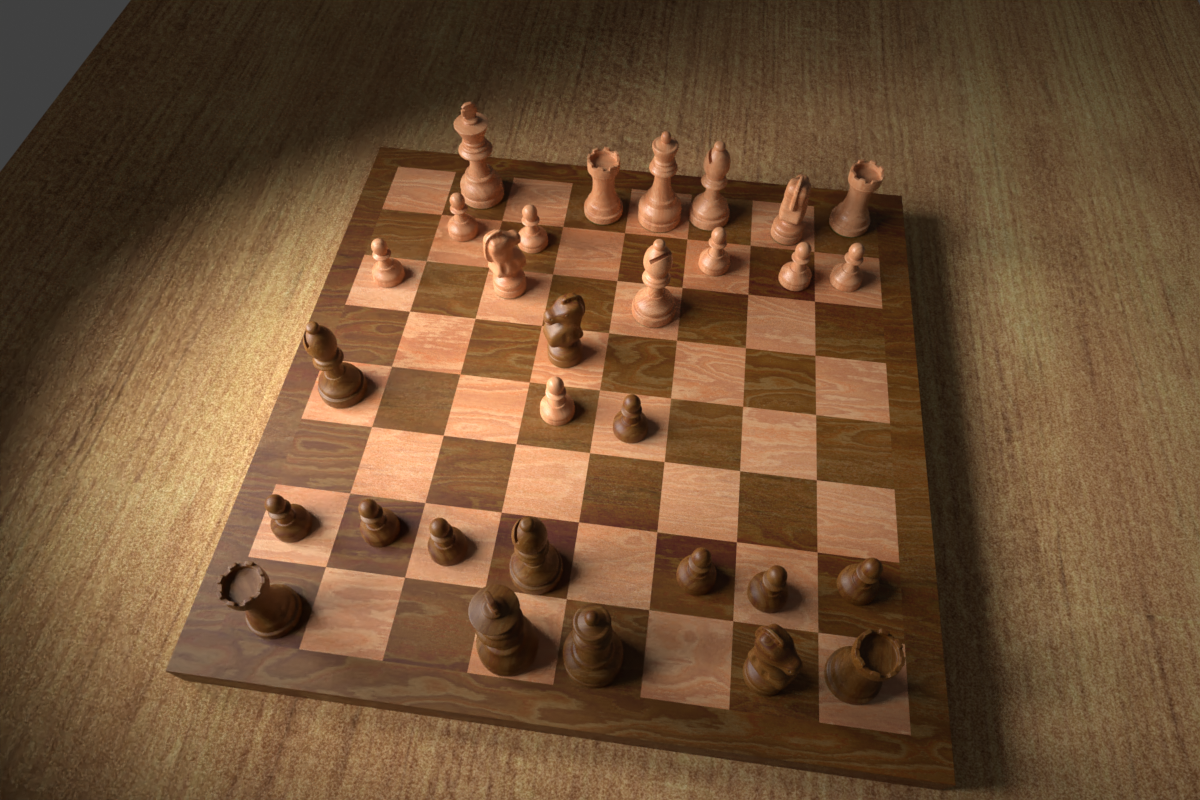
#> input picture testdata/0000.png, 1200 x 800 px
$ python -i Piececlassification.py   (imports and definitions only)
#> lines starting #> are read from the running program, lines starting #| are printed output that depends on the picture; after the words box and inside, x2 and y2 are one past the last pixel; in counts of white or black regions, pixels touching at a corner belong together
#> further down, picture is the input picture: shape (800, 1200, 3); mean B, G, R 53.3, 81, 111.4
import cv2
import numpy as np


def piece_classification(img):
    pieces = []
    gray = cv2.cvtColor(img, cv2.COLOR_BGR2GRAY)
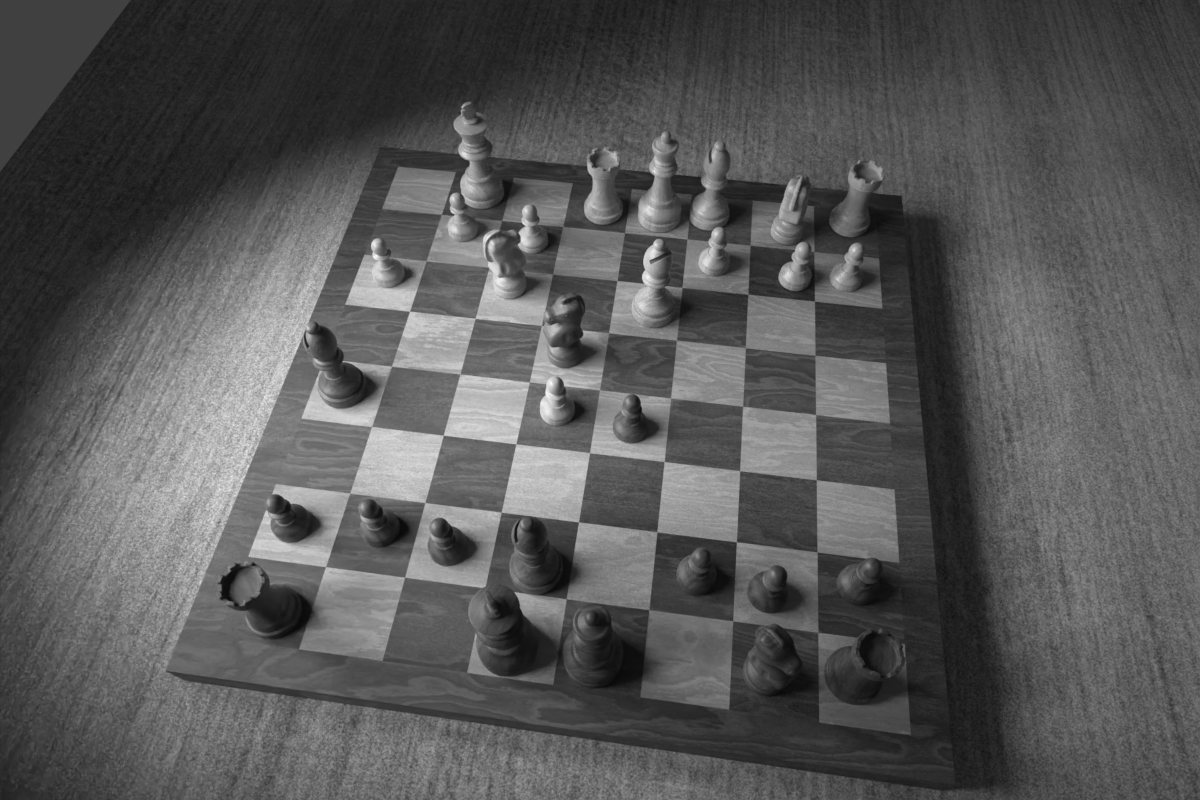
#> gray: shape (800, 1200); min 9, max 251, mean 86.9
    ret, thresh = cv2.threshold(gray, 127, 255, cv2.THRESH_BINARY_INV)
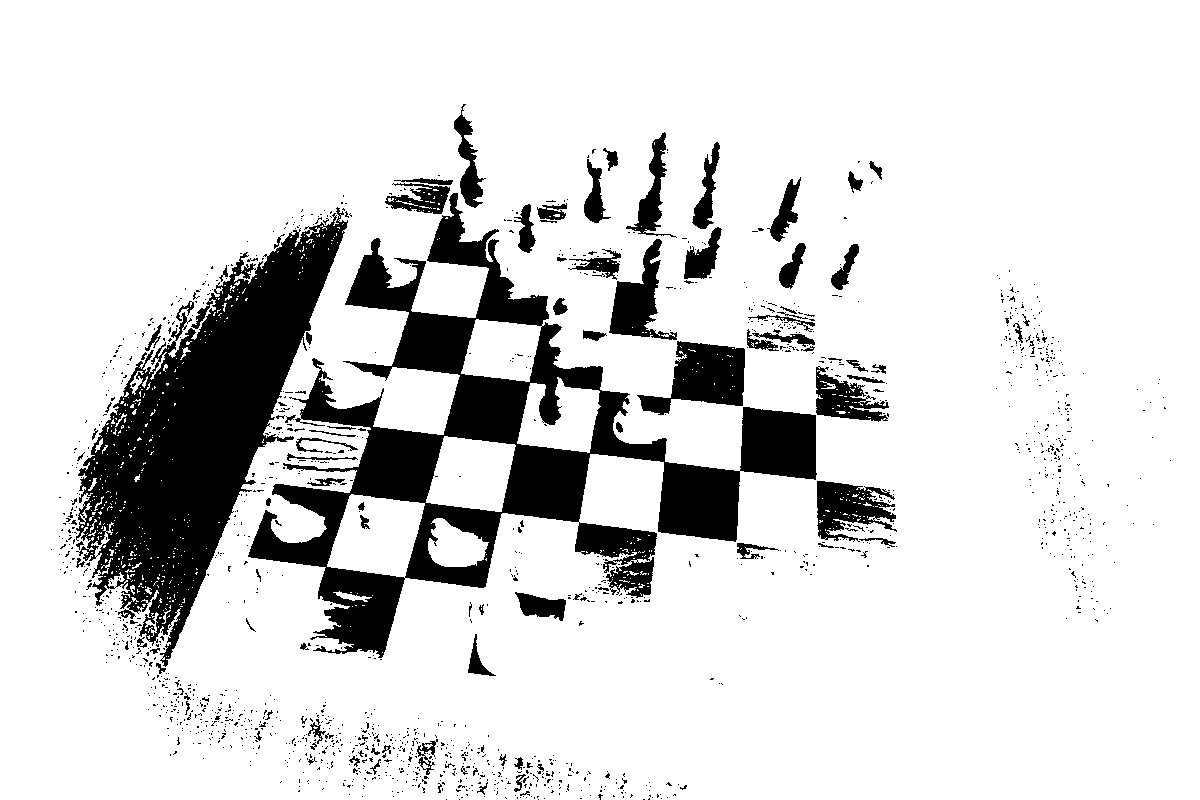
#> thresh: shape (800, 1200); 85.2% white; 1576 black regions (1477 under 20 px)
    contours, hierarchy = cv2.findContours(thresh, cv2.RETR_TREE, cv2.CHAIN_APPROX_SIMPLE)
#> contours = 2541 contours, 2367 with area under 20; largest, box (x1, y1, x2, y2) and area: (0, 0, 1200, 800) 957973, (247, 192, 741, 659) 66676, (75, 206, 349, 668) 50410, (426, 436, 516, 512) 4967, (739, 406, 818, 481) 4924

    for contour in contours:
        x, y, w, h = cv2.boundingRect(contour)
        if w > 15 and h > 15:  # Spielsteine erkennen
            piece = img[y:y + h, x:x + w]
            pieces.append(piece)
#> this loop made 2541 passes
#> (x, y, w, h) on passes 1, 3, 9: (0, 0, 1200, 800), (579, 797, 4, 3), (533, 796, 3, 4)
#> after the loop, pieces = 41 items

    # Spielsteine klassifizieren
    classified_pieces = []
    for piece in pieces:
        # Farb-Histogramm erstellen
        piece_hsv = cv2.cvtColor(piece, cv2.COLOR_BGR2HSV)
        hist = cv2.calcHist([piece_hsv], [0, 1], None, [180, 256], [0, 180, 0, 256])
        hist = cv2.normalize(hist, hist).flatten()

        # Klassifizieren basierend auf Farb-Histogramm
        if hist[0] > 0.5:
            classified_pieces.append('black')
        else:
            classified_pieces.append('white')
#> this loop made 41 passes
#> pass 1, in piece_classification, `hist = cv2.calcHist([piece_hsv], [0, 1], None, [180, 256], [0, 180, 0,..`:
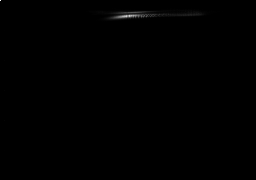
#> hist: shape (180, 256) float32; min 0, max 10419, mean 20.8; drawn with min black and max white
#> after the loop, classified_pieces = 41 items, first 6: 'white', 'white', 'white', 'white', 'white', 'white'

    return classified_pieces

>>> import cv2
>>> picture = cv2.imread('../testdata/0000.png')
>>> result = piece_classification(picture)
#> result has the same summary as classified_pieces in piece_classification
